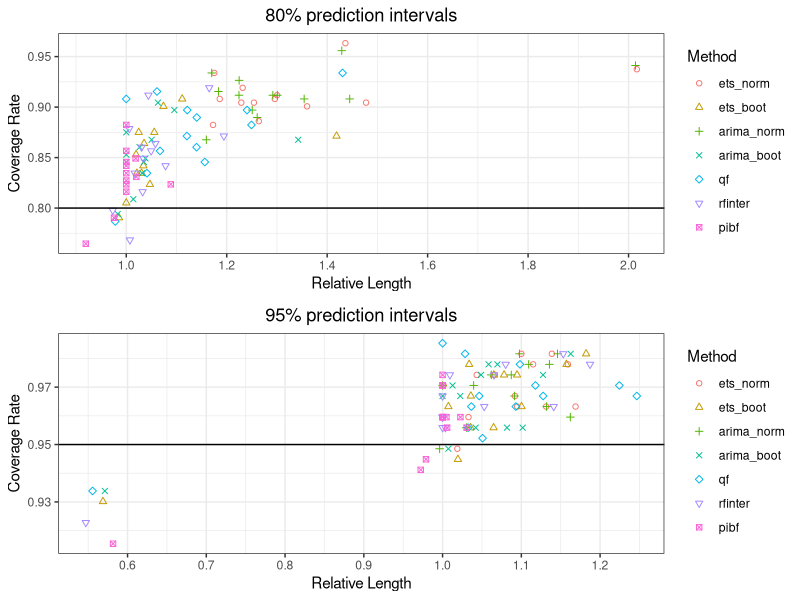

Reproduce this figure in R.
library('ggplot2')
library('reshape2')
library('gridExtra')

cover80 <- read.csv('cover80.csv', row.names=1)
cover95 <- read.csv('cover95.csv', row.names=1)
len80 <- read.csv('len80.csv', row.names=1)
len95 <- read.csv('len95.csv', row.names=1)


rellen80 <- len80 * (cover80 > 0.8)
rellen80[rellen80 == 0] <- NA
rellen80 <- len80 / apply(rellen80, 1, min, na.rm=T)
rellen80 <- melt(rellen80)
names(rellen80) <- c('method', 'rel_len')
rellen80['fraction'] <- rownames(len80)

cover_rellen80 <- cbind(melt(cover80), melt(rellen80))
cover_rellen80 <- cover_rellen80[ , c(1:2, 4, 6)]
names(cover_rellen80) <- c('method', 'cover', 'fraction', 'rel_len')

plt_cover_rellen80 <- ggplot(cover_rellen80, aes(x=rel_len, y=cover, color=method, shape=method)) +
  scale_shape_manual(values=1:7) +
  geom_point() +
  geom_hline(yintercept=0.8, col='black') +
  theme_bw() +
  scale_x_continuous(n.breaks=6) +
  labs(x='Relative Length', y='Coverage Rate', color='Method', shape='Method', title='80% prediction intervals') +
  theme(plot.title=element_text(hjust=0.5))


rellen95 <- len95 * (cover95 > 0.95)
rellen95[rellen95 == 0] <- NA
rellen95 <- len95 / apply(rellen95, 1, min, na.rm=T)
rellen95 <- melt(rellen95)
names(rellen95) <- c('method', 'rel_len')
rellen95['fraction'] <- rownames(len95)

cover_rellen95 <- cbind(melt(cover95), melt(rellen95))
cover_rellen95 <- cover_rellen95[ , c(1:2, 4, 6)]
names(cover_rellen95) <- c('method', 'cover', 'fraction', 'rel_len')

plt_cover_rellen95 <- ggplot(cover_rellen95, aes(x=rel_len, y=cover, color=method, shape=method)) +
  scale_shape_manual(values=1:7) +
  geom_point() +
  geom_hline(yintercept=0.95, col='black') +
  theme_bw() +
  scale_x_continuous(n.breaks=6) +
  labs(x='Relative Length', y='Coverage Rate', color='Method', shape='Method', title='95% prediction intervals') +
  theme(plot.title=element_text(hjust=0.5))

grid.arrange(plt_cover_rellen80, plt_cover_rellen95, nrow=2)